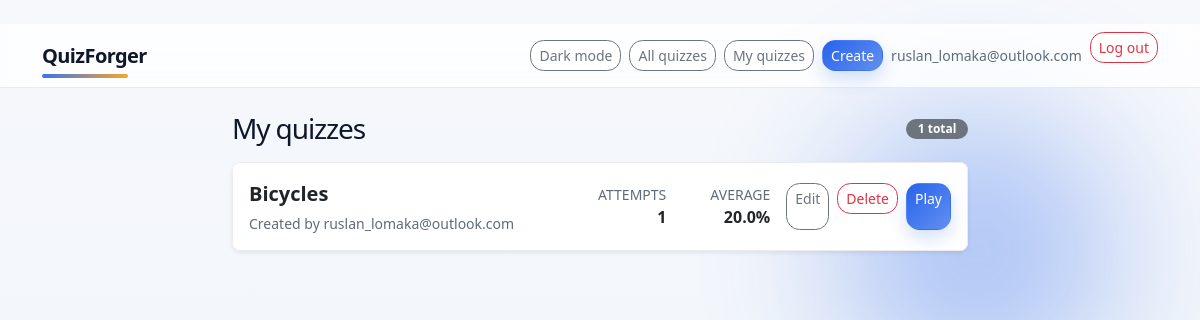
Screenshot of /quizzes/mine (signed in) with the database file from the repository.
### quizforger/models.py (models this page shows, shortened)
class Quiz(models.Model):
    id = models.CharField(primary_key=True, max_length=32)
    title = models.CharField(max_length=255)
    content = models.JSONField(default=dict)
    owner = models.ForeignKey(
        settings.AUTH_USER_MODEL,
        null=True,
        blank=True,
        on_delete=models.SET_NULL,
        related_name="owned_quizzes",
    )
    created_at = models.DateTimeField()
    updated_at = models.DateTimeField()
    class Meta:
        ordering = ["-created_at", "id"]

### quizforger/views.py (the view)
# urls.py: path("quizzes/mine", views.my_quizzes, name="my_quizzes"),
@login_required
def my_quizzes(request):
    quizzes = _quiz_cards_for_request(request, _quiz_list_queryset().filter(owner=request.user))
    return render(
        request,
        "quizforger/list.html",
        {
            "quizzes": quizzes,
            "page_title": "My quizzes",
            "active_list": "mine",
        },
    )

### quizforger/views.py (called while the page is built)
def _quiz_list_queryset():
    return Quiz.objects.select_related("owner").annotate(
        attempt_count=Count("attempts"),
        average_percent=Avg(
            ExpressionWrapper(F("attempts__score") * 100.0 / F("attempts__total"), output_field=FloatField())
        ),
    )

def _can_edit_quiz(request, quiz: Quiz) -> bool:
    return request.user.is_authenticated and (
        request.user.is_staff or quiz.owner_id == request.user.id
    )

def _quiz_cards_for_request(request, queryset):
    quizzes = list(queryset)
    for quiz in quizzes:
        quiz.can_edit = _can_edit_quiz(request, quiz)
    return quizzes

### quizforger/templates/quizforger/list.html (shortened to what this page needs)
﻿{% extends "quizforger/base.html" %}
{% block content %}
<div class="row justify-content-center">
  <div class="col-lg-9 col-xl-8">
    <div class="d-flex justify-content-between align-items-center mb-3">
      <h1 class="h3 mb-0">{{ page_title }}</h1>
      <span class="badge text-bg-secondary">{{ quizzes|length }} total</span>
    </div>
    {% if quizzes %}
      <div class="list-group shadow-sm rounded-3 overflow-hidden">
        {% for quiz in quizzes %}
          <div class="list-group-item py-3 px-3">
            <div class="d-flex flex-wrap justify-content-between align-items-center gap-3">
              <div class="flex-grow-1">
                <div class="fw-semibold fs-5">{{ quiz.title }}</div>
                <div class="text-muted small mt-1">
                  Created by
                  {% if quiz.owner %}
                    {{ quiz.owner.username }}
                  {% else %}
                    guest
                  {% endif %}
                </div>
              </div>
              <div class="d-flex flex-wrap align-items-center gap-3">
                <div class="text-end">
                  <div class="text-muted small text-uppercase">Attempts</div>
                  <div class="fw-semibold">{{ quiz.attempt_count|default:0 }}</div>
                </div>
                <div class="text-end quiz-stat-min">
                  <div class="text-muted small text-uppercase">Average</div>
                  <div class="fw-semibold">
                    {% if quiz.average_percent is not None %}
                      {{ quiz.average_percent|floatformat:1 }}%
                    {% else %}
                      -
                    {% endif %}
                  </div>
                </div>
                <div class="d-flex gap-2">
                  {% if quiz.can_edit %}
                    <a class="btn btn-outline-secondary btn-sm" href="{% url 'quiz_edit' quiz.id %}">Edit</a>
                    <form method="post" action="{% url 'quiz_delete' quiz.id %}" class="d-inline" onsubmit="return confirm('Delete this quiz? This cannot be undone.');">
                      <button class="btn btn-outline-danger btn-sm" type="submit">Delete</button>
                    </form>
                  {% endif %}
                  <a class="btn btn-primary btn-sm" href="{% url 'quiz_page' quiz.id %}">Play</a>
                </div>
              </div>
            </div>
          </div>
        {% endfor %}
      </div>
    {% else %}
      <div class="alert alert-warning mb-0">
        No quizzes found here yet.
      </div>
    {% endif %}
  </div>
</div>
{% endblock %}

### quizforger/templates/quizforger/base.html (shortened to what this page needs)
<!doctype html>
<html lang="en" data-bs-theme="light">
<head>
    {% load static %}
    <link
            href="https://cdn.jsdelivr.net/npm/bootstrap@5.3.3/dist/css/bootstrap.min.css"
            rel="stylesheet"
    />
    <link href="{% static 'quizforger/app.css' %}?v=20260424-1" rel="stylesheet"/>
</head>
<body>
<nav class="navbar navbar-expand-lg app-navbar">
    <div class="container">
        <a class="navbar-brand fw-semibold" href="{% url 'quizzes_list' %}">QuizForger</a>
        <div class="ms-auto d-flex gap-2">
            <button class="btn btn-outline-secondary btn-sm" type="button" id="themeToggleBtn">Dark mode</button>
            <a class="btn btn-outline-secondary btn-sm" href="{% url 'quizzes_list' %}">All quizzes</a>
            {% if request.user.is_authenticated %}
                <a class="btn btn-outline-secondary btn-sm" href="{% url 'my_quizzes' %}">My quizzes</a>
            {% endif %}
            <a class="btn btn-primary btn-sm" href="{% url 'quiz_new' %}">Create</a>
            {% if request.user.is_authenticated %}
                <span class="navbar-text small text-muted align-self-center">{{ request.user.email }}</span>
                <form method="post" action="{% url 'logout' %}" class="d-inline">
                    <button class="btn btn-outline-danger btn-sm" type="submit">Log out</button>
                </form>
            {% else %}
                <a class="btn btn-outline-secondary btn-sm" href="{% url 'login' %}">Log in</a>
                <a class="btn btn-outline-dark btn-sm" href="{% url 'signup' %}">Sign up</a>
            {% endif %}
        </div>
    </div>
</nav>
<main class="container my-4">
    {% block content %}{% endblock %}
</main>
</body>
</html>

### quizforger/static/quizforger/app.css (style rules this page uses)
:root { --app-bg: linear-gradient(180deg, #f6f8fc 0%, #eef3f9 100%); --app-surface: rgba(255, 255, 255, 0.9); --app-surface-border: rgba(15, 23, 42, 0.08); --app-navbar: rgba(255, 255, 255, 0.78); --app-shadow: 0 10px 28px rgba(15, 23, 42, 0.08); --app-muted: #5f6b7a; --app-accent: #2563eb; --app-accent-soft: rgba(37, 99, 235, 0.12); --app-accent-warm: #f59e0b; --app-title: #0f172a; }
body { background: var(--app-bg); min-height: 100vh; position: relative; }
body::before, body::after { content: ""; position: fixed; inset: auto; border-radius: 999px; pointer-events: none; z-index: 0; filter: blur(70px); opacity: 0.55; }
body::before { width: 280px; height: 280px; top: 110px; right: 7vw; background: color-mix(in srgb, var(--app-accent) 60%, transparent); }
body::after { width: 220px; height: 220px; left: 4vw; bottom: 8vh; background: color-mix(in srgb, var(--app-accent-warm) 50%, transparent); }
.app-navbar { background: var(--app-navbar); backdrop-filter: blur(16px); border-bottom: 1px solid var(--app-surface-border); }
.app-navbar .container { align-items: center; }
.navbar-brand { position: relative; display: inline-flex; align-items: center; letter-spacing: -0.03em; color: var(--app-title) !important; padding-bottom: 0.28rem; margin-bottom: 0; }
.navbar-brand::after { content: ""; position: absolute; left: 0; right: 18%; bottom: -0.18rem; height: 0.28rem; border-radius: 999px; background: linear-gradient(90deg, var(--app-accent), var(--app-accent-warm)); opacity: 0.9; }
.app-navbar .ms-auto { align-items: center; }
.app-card, .card, .list-group-item { border-color: var(--app-surface-border) !important; }
.card, .list-group, .list-group-item { background: var(--app-surface); box-shadow: var(--app-shadow); }
h1, h2, h3, .h1, .h2, .h3 { color: var(--app-title); letter-spacing: -0.04em; }
.text-muted, .small.text-muted, .form-text { color: var(--app-muted) !important; }
.btn { border-radius: 0.85rem; }
.btn-primary { background: linear-gradient(135deg, var(--app-accent), color-mix(in srgb, var(--app-accent) 72%, white)); border-color: transparent; box-shadow: 0 8px 18px color-mix(in srgb, var(--app-accent) 20%, transparent); }
.btn-outline-secondary, .btn-outline-dark, .btn-outline-danger { background: color-mix(in srgb, var(--app-surface) 92%, transparent); }
.badge { border-radius: 999px; padding-inline: 0.72rem; }
main.container { position: relative; z-index: 1; }
.quiz-stat-min { min-width: 88px; }

### rows the page displays
Quiz: title "Bicycles", owner.username "ruslan_lomaka@outlook.com", attempt_count "1", average_percent "20.0", shows "Edit"

### other values shown
{{ request.user.email }} "ruslan_lomaka@outlook.com"
{{ page_title }} "My quizzes"
{{ quizzes|length }} "1"
